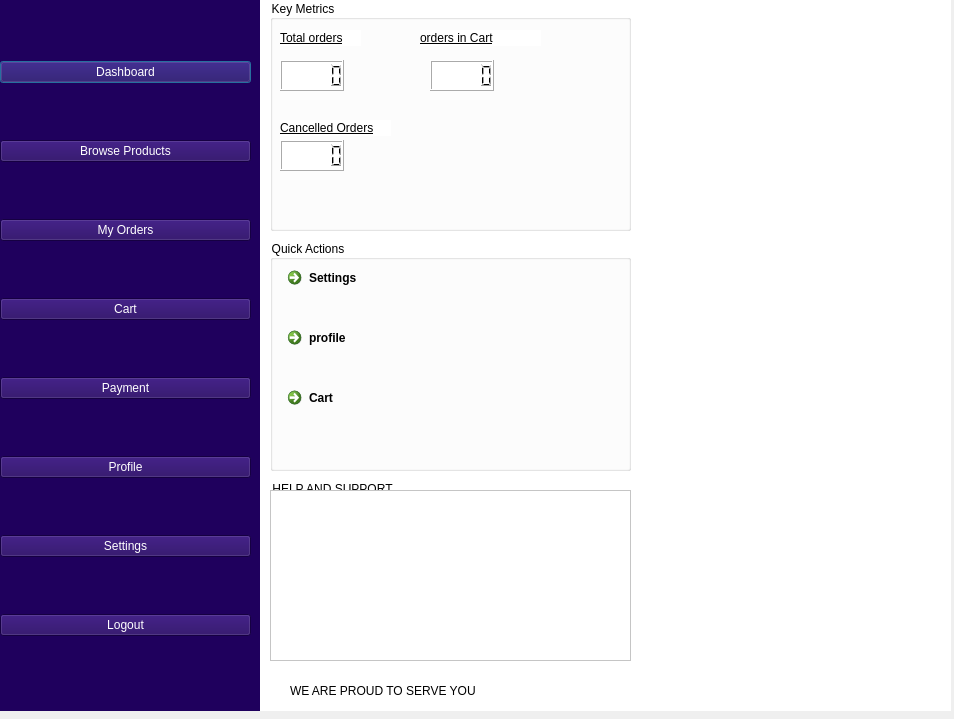
<?xml version="1.0" encoding="UTF-8"?>
<ui version="4.0">
 <class>buyerDashboardDialog</class>
 <widget class="QDialog" name="buyerDashboardDialog">
  <property name="geometry">
   <rect>
    <x>0</x>
    <y>0</y>
    <width>954</width>
    <height>719</height>
   </rect>
  </property>
  <property name="windowTitle">
   <string>Buyer-Agrimesh Company</string>
  </property>
  <widget class="QWidget" name="widget" native="true">
   <property name="geometry">
    <rect>
     <x>0</x>
     <y>0</y>
     <width>261</width>
     <height>711</height>
    </rect>
   </property>
   <property name="styleSheet">
    <string notr="true">background-color: rgb(31, 0, 93);</string>
   </property>
   <widget class="QWidget" name="">
    <property name="geometry">
     <rect>
      <x>0</x>
      <y>10</y>
      <width>251</width>
      <height>681</height>
     </rect>
    </property>
    <layout class="QVBoxLayout" name="verticalLayout">
     <item>
      <widget class="QPushButton" name="dashboardwidgetpushButton">
       <property name="styleSheet">
        <string notr="true">font: 10pt &quot;MS Shell Dlg 2&quot;;
color: rgb(255, 255, 255);</string>
       </property>
       <property name="text">
        <string>Dashboard</string>
       </property>
      </widget>
     </item>
     <item>
      <widget class="QPushButton" name="browseproductspushbutton">
       <property name="styleSheet">
        <string notr="true">font: 10pt &quot;MS Shell Dlg 2&quot;;
color: rgb(255, 255, 255);</string>
       </property>
       <property name="text">
        <string>Browse Products</string>
       </property>
      </widget>
     </item>
     <item>
      <widget class="QPushButton" name="myorderspushbutton">
       <property name="styleSheet">
        <string notr="true">font: 10pt &quot;MS Shell Dlg 2&quot;;
color: rgb(255, 255, 255);</string>
       </property>
       <property name="text">
        <string>My Orders</string>
       </property>
      </widget>
     </item>
     <item>
      <widget class="QPushButton" name="cartpushbutton">
       <property name="styleSheet">
        <string notr="true">font: 10pt &quot;MS Shell Dlg 2&quot;;
color: rgb(255, 255, 255);</string>
       </property>
       <property name="text">
        <string>Cart</string>
       </property>
      </widget>
     </item>
     <item>
      <widget class="QPushButton" name="paymentpushbutton">
       <property name="styleSheet">
        <string notr="true">font: 10pt &quot;MS Shell Dlg 2&quot;;
color: rgb(255, 255, 255);</string>
       </property>
       <property name="text">
        <string>Payment</string>
       </property>
      </widget>
     </item>
     <item>
      <widget class="QPushButton" name="profilepushbutton">
       <property name="styleSheet">
        <string notr="true">font: 10pt &quot;MS Shell Dlg 2&quot;;
color: rgb(255, 255, 255);</string>
       </property>
       <property name="text">
        <string>Profile</string>
       </property>
      </widget>
     </item>
     <item>
      <widget class="QPushButton" name="settingspushbutton">
       <property name="styleSheet">
        <string notr="true">font: 10pt &quot;MS Shell Dlg 2&quot;;
color: rgb(255, 255, 255);</string>
       </property>
       <property name="text">
        <string>Settings</string>
       </property>
      </widget>
     </item>
     <item>
      <widget class="QPushButton" name="logoutbutton">
       <property name="styleSheet">
        <string notr="true">font: 10pt &quot;MS Shell Dlg 2&quot;;
color: rgb(255, 255, 255);</string>
       </property>
       <property name="text">
        <string>Logout</string>
       </property>
      </widget>
     </item>
    </layout>
   </widget>
  </widget>
  <widget class="QWidget" name="widget_2" native="true">
   <property name="geometry">
    <rect>
     <x>260</x>
     <y>0</y>
     <width>691</width>
     <height>711</height>
    </rect>
   </property>
   <property name="styleSheet">
    <string notr="true">background-color: rgb(255, 255, 255);</string>
   </property>
   <widget class="QStackedWidget" name="stackedWidget">
    <property name="geometry">
     <rect>
      <x>0</x>
      <y>0</y>
      <width>671</width>
      <height>701</height>
     </rect>
    </property>
    <widget class="QWidget" name="dashboardpage">
     <widget class="QGroupBox" name="groupBox_3">
      <property name="geometry">
       <rect>
        <x>10</x>
        <y>0</y>
        <width>361</width>
        <height>231</height>
       </rect>
      </property>
      <property name="title">
       <string>Key Metrics</string>
      </property>
      <widget class="QLabel" name="label_26">
       <property name="geometry">
        <rect>
         <x>10</x>
         <y>30</y>
         <width>81</width>
         <height>16</height>
        </rect>
       </property>
       <property name="styleSheet">
        <string notr="true">font: 8pt &quot;MS Shell Dlg 2&quot;;
text-decoration: underline;</string>
       </property>
       <property name="text">
        <string>Total orders</string>
       </property>
      </widget>
      <widget class="QLCDNumber" name="totalorderslcdNumber">
       <property name="geometry">
        <rect>
         <x>10</x>
         <y>60</y>
         <width>64</width>
         <height>31</height>
        </rect>
       </property>
      </widget>
      <widget class="QLabel" name="label_27">
       <property name="geometry">
        <rect>
         <x>150</x>
         <y>30</y>
         <width>121</width>
         <height>16</height>
        </rect>
       </property>
       <property name="styleSheet">
        <string notr="true">font: 8pt &quot;MS Shell Dlg 2&quot;;
text-decoration: underline;</string>
       </property>
       <property name="text">
        <string>orders in Cart</string>
       </property>
      </widget>
      <widget class="QLCDNumber" name="ordersInCartLCDnumber">
       <property name="geometry">
        <rect>
         <x>160</x>
         <y>60</y>
         <width>64</width>
         <height>31</height>
        </rect>
       </property>
      </widget>
      <widget class="QLabel" name="label_28">
       <property name="geometry">
        <rect>
         <x>10</x>
         <y>120</y>
         <width>111</width>
         <height>16</height>
        </rect>
       </property>
       <property name="styleSheet">
        <string notr="true">font: 8pt &quot;MS Shell Dlg 2&quot;;
text-decoration: underline;</string>
       </property>
       <property name="text">
        <string>Cancelled Orders</string>
       </property>
      </widget>
      <widget class="QLCDNumber" name="cancelledordersLCDdisplay">
       <property name="geometry">
        <rect>
         <x>10</x>
         <y>140</y>
         <width>64</width>
         <height>31</height>
        </rect>
       </property>
      </widget>
     </widget>
     <widget class="QGroupBox" name="groupBox_4">
      <property name="geometry">
       <rect>
        <x>10</x>
        <y>240</y>
        <width>361</width>
        <height>231</height>
       </rect>
      </property>
      <property name="title">
       <string>Quick Actions</string>
      </property>
      <widget class="QCommandLinkButton" name="settingscommandLinkButton_dashboard">
       <property name="geometry">
        <rect>
         <x>10</x>
         <y>20</y>
         <width>222</width>
         <height>48</height>
        </rect>
       </property>
       <property name="text">
        <string>Settings</string>
       </property>
      </widget>
      <widget class="QCommandLinkButton" name="profilecommandLinkButton">
       <property name="geometry">
        <rect>
         <x>10</x>
         <y>80</y>
         <width>222</width>
         <height>48</height>
        </rect>
       </property>
       <property name="text">
        <string>profile</string>
       </property>
      </widget>
      <widget class="QCommandLinkButton" name="cartCommandlinkbutton">
       <property name="geometry">
        <rect>
         <x>10</x>
         <y>140</y>
         <width>222</width>
         <height>48</height>
        </rect>
       </property>
       <property name="text">
        <string>Cart</string>
       </property>
      </widget>
     </widget>
     <widget class="QLabel" name="label_2">
      <property name="geometry">
       <rect>
        <x>30</x>
        <y>680</y>
        <width>271</width>
        <height>21</height>
       </rect>
      </property>
      <property name="styleSheet">
       <string notr="true">font: 10pt &quot;MS Shell Dlg 2&quot;;</string>
      </property>
      <property name="text">
       <string>WE ARE PROUD TO SERVE YOU</string>
      </property>
     </widget>
     <widget class="QGroupBox" name="groupBox_2">
      <property name="geometry">
       <rect>
        <x>10</x>
        <y>480</y>
        <width>361</width>
        <height>181</height>
       </rect>
      </property>
      <property name="title">
       <string>HELP AND SUPPORT</string>
      </property>
      <widget class="QTextEdit" name="helpandsupporttextEdit">
       <property name="geometry">
        <rect>
         <x>0</x>
         <y>10</y>
         <width>361</width>
         <height>171</height>
        </rect>
       </property>
      </widget>
     </widget>
    </widget>
    <widget class="QWidget" name="browseproductspage">
     <widget class="QTableWidget" name="browseproductsTableWidget">
      <property name="geometry">
       <rect>
        <x>0</x>
        <y>10</y>
        <width>681</width>
        <height>411</height>
       </rect>
      </property>
      <column>
       <property name="text">
        <string>Product Name</string>
       </property>
      </column>
      <column>
       <property name="text">
        <string>Category</string>
       </property>
      </column>
      <column>
       <property name="text">
        <string>Quantity</string>
       </property>
      </column>
      <column>
       <property name="text">
        <string>Price</string>
       </property>
      </column>
      <column>
       <property name="text">
        <string>Location</string>
       </property>
      </column>
      <column>
       <property name="text">
        <string>Action</string>
       </property>
      </column>
     </widget>
     <widget class="QLabel" name="label_12">
      <property name="geometry">
       <rect>
        <x>10</x>
        <y>460</y>
        <width>241</width>
        <height>21</height>
       </rect>
      </property>
      <property name="styleSheet">
       <string notr="true">font: 10pt &quot;MS Shell Dlg 2&quot;;</string>
      </property>
      <property name="text">
       <string>Search Your Preffered Product</string>
      </property>
     </widget>
     <widget class="QLineEdit" name="searchproductLinedit">
      <property name="geometry">
       <rect>
        <x>260</x>
        <y>460</y>
        <width>331</width>
        <height>22</height>
       </rect>
      </property>
      <property name="styleSheet">
       <string notr="true">font: 10pt &quot;MS Shell Dlg 2&quot;;</string>
      </property>
      <property name="placeholderText">
       <string>Type some words</string>
      </property>
     </widget>
    </widget>
    <widget class="QWidget" name="myorderspage">
     <widget class="QTableWidget" name="browseproductsTableWidget_2">
      <property name="geometry">
       <rect>
        <x>0</x>
        <y>10</y>
        <width>681</width>
        <height>411</height>
       </rect>
      </property>
      <column>
       <property name="text">
        <string>Product Name</string>
       </property>
      </column>
      <column>
       <property name="text">
        <string>Quantity</string>
       </property>
      </column>
      <column>
       <property name="text">
        <string>Price</string>
       </property>
      </column>
      <column>
       <property name="text">
        <string>Action</string>
       </property>
      </column>
     </widget>
    </widget>
    <widget class="QWidget" name="cartpage">
     <widget class="QTableWidget" name="cart_table_Widget">
      <property name="geometry">
       <rect>
        <x>0</x>
        <y>10</y>
        <width>681</width>
        <height>411</height>
       </rect>
      </property>
      <column>
       <property name="text">
        <string>Product Name</string>
       </property>
      </column>
      <column>
       <property name="text">
        <string>Quantity</string>
       </property>
      </column>
      <column>
       <property name="text">
        <string>Price</string>
       </property>
      </column>
      <column>
       <property name="text">
        <string>Action 1</string>
       </property>
      </column>
      <column>
       <property name="text">
        <string>Action 2</string>
       </property>
      </column>
     </widget>
     <widget class="QLabel" name="productsinCartLabel">
      <property name="geometry">
       <rect>
        <x>20</x>
        <y>470</y>
        <width>181</width>
        <height>20</height>
       </rect>
      </property>
      <property name="styleSheet">
       <string notr="true">font: 10pt &quot;MS Shell Dlg 2&quot;;</string>
      </property>
      <property name="text">
       <string>Products in The Cart: </string>
      </property>
     </widget>
    </widget>
    <widget class="QWidget" name="paymentspage">
     <widget class="QTableWidget" name="cart_table_Widget_2">
      <property name="geometry">
       <rect>
        <x>0</x>
        <y>10</y>
        <width>681</width>
        <height>411</height>
       </rect>
      </property>
      <column>
       <property name="text">
        <string>Product Name</string>
       </property>
      </column>
      <column>
       <property name="text">
        <string>Quantity</string>
       </property>
      </column>
      <column>
       <property name="text">
        <string>Price</string>
       </property>
      </column>
     </widget>
     <widget class="QLabel" name="totalmoneyspentLabel_paymentpagelabel">
      <property name="geometry">
       <rect>
        <x>10</x>
        <y>450</y>
        <width>171</width>
        <height>20</height>
       </rect>
      </property>
      <property name="styleSheet">
       <string notr="true">font: 10pt &quot;MS Shell Dlg 2&quot;;</string>
      </property>
      <property name="text">
       <string>Total money Spent: </string>
      </property>
     </widget>
    </widget>
    <widget class="QWidget" name="profilepage">
     <widget class="QGroupBox" name="groupBox">
      <property name="geometry">
       <rect>
        <x>10</x>
        <y>20</y>
        <width>431</width>
        <height>251</height>
       </rect>
      </property>
      <property name="title">
       <string>Personal info</string>
      </property>
      <widget class="QLabel" name="label_19">
       <property name="geometry">
        <rect>
         <x>10</x>
         <y>40</y>
         <width>51</width>
         <height>20</height>
        </rect>
       </property>
       <property name="styleSheet">
        <string notr="true">font: 10pt &quot;MS Shell Dlg 2&quot;;</string>
       </property>
       <property name="text">
        <string>Name</string>
       </property>
      </widget>
      <widget class="QLabel" name="label_20">
       <property name="geometry">
        <rect>
         <x>10</x>
         <y>80</y>
         <width>71</width>
         <height>20</height>
        </rect>
       </property>
       <property name="styleSheet">
        <string notr="true">font: 10pt &quot;MS Shell Dlg 2&quot;;</string>
       </property>
       <property name="text">
        <string>Location</string>
       </property>
      </widget>
      <widget class="QLabel" name="label_21">
       <property name="geometry">
        <rect>
         <x>10</x>
         <y>120</y>
         <width>71</width>
         <height>20</height>
        </rect>
       </property>
       <property name="styleSheet">
        <string notr="true">font: 10pt &quot;MS Shell Dlg 2&quot;;</string>
       </property>
       <property name="text">
        <string>PhoneNo.</string>
       </property>
      </widget>
      <widget class="QLineEdit" name="namelineEdit_seettingspage">
       <property name="geometry">
        <rect>
         <x>90</x>
         <y>40</y>
         <width>331</width>
         <height>22</height>
        </rect>
       </property>
      </widget>
      <widget class="QLineEdit" name="locationlineEdit_seettingspage_2">
       <property name="geometry">
        <rect>
         <x>90</x>
         <y>80</y>
         <width>331</width>
         <height>22</height>
        </rect>
       </property>
      </widget>
      <widget class="QLineEdit" name="phoneNoineEdit_seettingspage_2">
       <property name="geometry">
        <rect>
         <x>90</x>
         <y>120</y>
         <width>331</width>
         <height>22</height>
        </rect>
       </property>
      </widget>
      <widget class="QPushButton" name="updateprofilebutton">
       <property name="geometry">
        <rect>
         <x>320</x>
         <y>160</y>
         <width>93</width>
         <height>28</height>
        </rect>
       </property>
       <property name="styleSheet">
        <string notr="true">font: 10pt &quot;MS Shell Dlg 2&quot;;</string>
       </property>
       <property name="text">
        <string>Update</string>
       </property>
      </widget>
     </widget>
    </widget>
    <widget class="QWidget" name="settingspage">
     <widget class="QGroupBox" name="accountsettingsgroupBox">
      <property name="geometry">
       <rect>
        <x>10</x>
        <y>10</y>
        <width>371</width>
        <height>251</height>
       </rect>
      </property>
      <property name="title">
       <string>Account Settings</string>
      </property>
      <widget class="QLabel" name="label_22">
       <property name="geometry">
        <rect>
         <x>10</x>
         <y>30</y>
         <width>131</width>
         <height>16</height>
        </rect>
       </property>
       <property name="styleSheet">
        <string notr="true">font: 9pt &quot;MS Shell Dlg 2&quot;;
text-decoration: underline;</string>
       </property>
       <property name="text">
        <string>Change Password</string>
       </property>
      </widget>
      <widget class="QLabel" name="label_23">
       <property name="geometry">
        <rect>
         <x>10</x>
         <y>60</y>
         <width>91</width>
         <height>16</height>
        </rect>
       </property>
       <property name="text">
        <string>Old Password</string>
       </property>
      </widget>
      <widget class="QLabel" name="label_24">
       <property name="geometry">
        <rect>
         <x>10</x>
         <y>100</y>
         <width>91</width>
         <height>16</height>
        </rect>
       </property>
       <property name="text">
        <string>New Password</string>
       </property>
      </widget>
      <widget class="QLineEdit" name="oldpasswordlineEdit_settings">
       <property name="geometry">
        <rect>
         <x>110</x>
         <y>60</y>
         <width>221</width>
         <height>22</height>
        </rect>
       </property>
       <property name="echoMode">
        <enum>QLineEdit::Password</enum>
       </property>
      </widget>
      <widget class="QLineEdit" name="newpasswordlinedit_settings">
       <property name="geometry">
        <rect>
         <x>110</x>
         <y>100</y>
         <width>221</width>
         <height>22</height>
        </rect>
       </property>
       <property name="echoMode">
        <enum>QLineEdit::Password</enum>
       </property>
      </widget>
      <widget class="QPushButton" name="changePasswordpushButton">
       <property name="geometry">
        <rect>
         <x>110</x>
         <y>150</y>
         <width>93</width>
         <height>28</height>
        </rect>
       </property>
       <property name="text">
        <string>Change</string>
       </property>
      </widget>
     </widget>
    </widget>
   </widget>
  </widget>
 </widget>
 <resources/>
 <connections/>
</ui>
